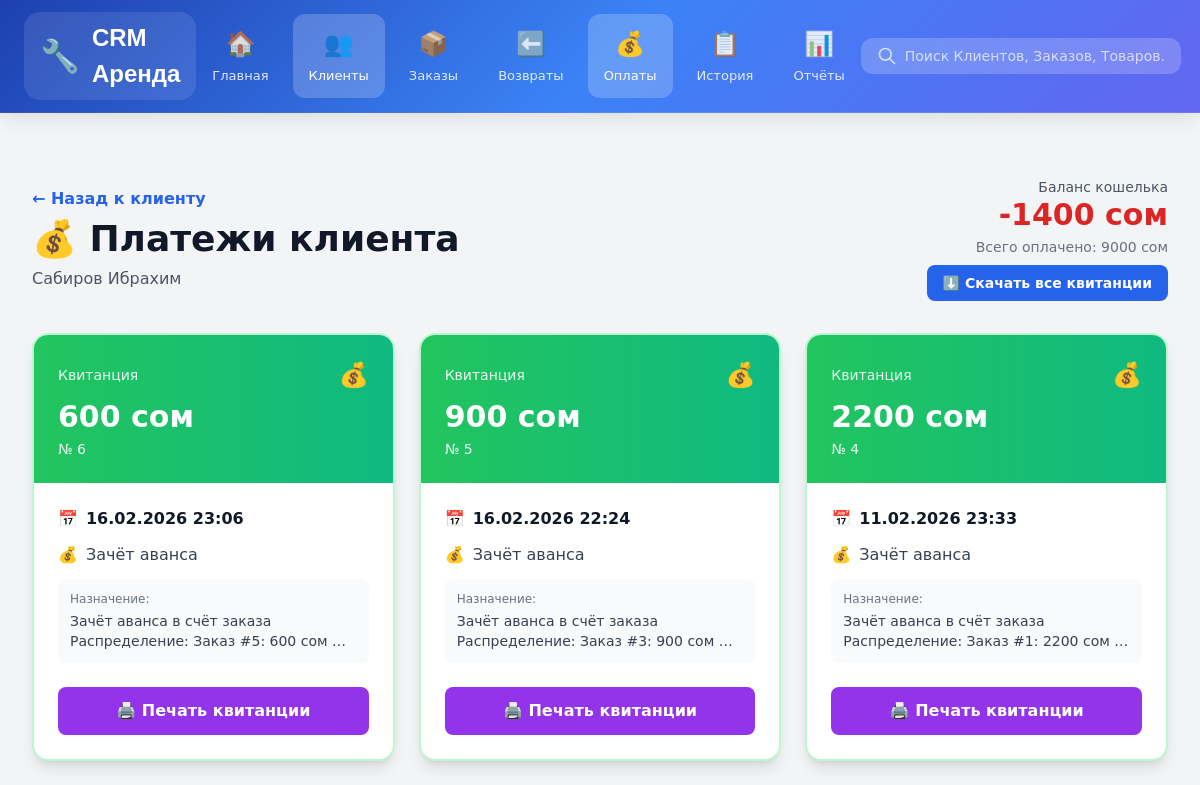
The page /clients/2/payments/ (signed in, upper part) on the database as committed earlier.
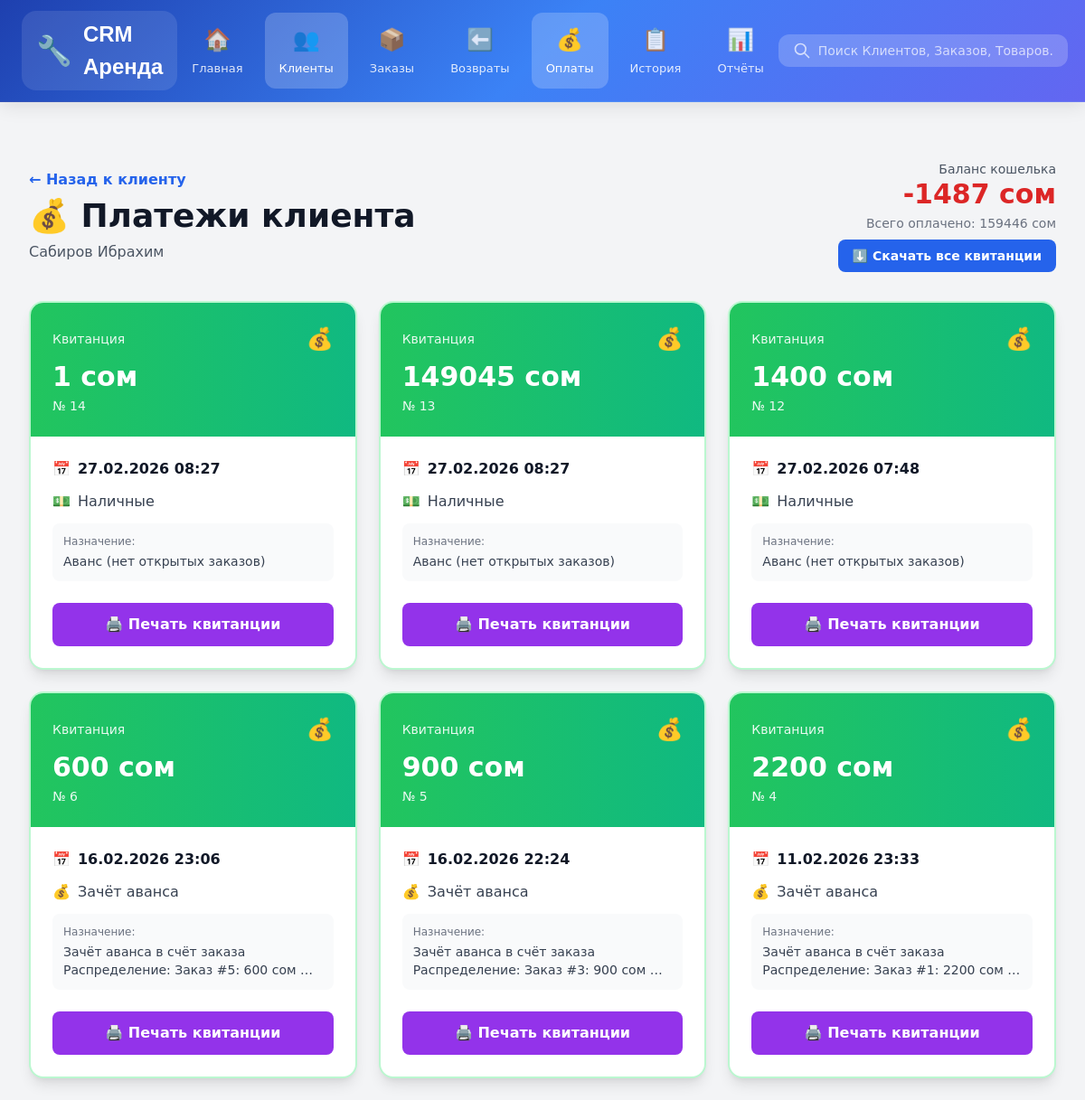
The same page on the database as committed later.
### apps/rental/models.py (models this page shows, shortened)
class Payment(models.Model):
    PAYMENT_METHOD_CHOICES = [
        ('cash', 'Наличные'),
        ('card', 'Карта'),
        ('transfer', 'Перевод'),
        ('credit', 'Зачёт аванса'),
    ]
    client = models.ForeignKey(Client, on_delete=models.CASCADE, related_name='payments', verbose_name='Клиент')
    amount = models.DecimalField('Сумма', max_digits=10, decimal_places=2)
    payment_date = models.DateTimeField('Дата оплаты', default=timezone.now)
    payment_method = models.CharField('Способ оплаты', max_length=20, choices=PAYMENT_METHOD_CHOICES, default='cash')
    notes = models.TextField('Примечания', blank=True)
    created_at = models.DateTimeField('Создано', auto_now_add=True)
    class Meta:
        verbose_name = 'Оплата'
        verbose_name_plural = 'Оплаты'
        ordering = ['-payment_date']

### apps/main/views.py (the view, shortened to what this page needs)
# urls.py: path('clients/<int:client_id>/payments/', views.client_payments, name='client_payments'),
@login_required
def client_payments(request, client_id):
    client = get_object_or_404(Client, id=client_id)
    order_id = request.GET.get('order')
    payments_query = client.payments.all()
    payments = payments_query.order_by('-payment_date')
    context = {
        'client': client,
        'payments': payments,
        'total_paid': client.get_total_paid(),
        'wallet_balance': client.get_wallet_balance(),
        'order_id': order_id,
    }
    return render(request, 'payments/client_payments.html', context)

### apps/clients/models.py (called while the page is built)
    def get_full_name(self):
        return f"{self.last_name} {self.first_name} {self.middle_name}".strip()

    def get_total_paid(self):
        total = self.payments.aggregate(total=Sum('amount'))['total']
        return float(total or 0)

    def get_total_debt(self):
        total = 0
        for order in self.rental_orders.all():
            total += float(order.get_current_total())
        return total

    def get_wallet_balance(self):
        return self.get_total_paid() - self.get_total_debt()

### apps/company/models.py (called while the page is built)
    @classmethod
    def get_company(cls):
        company, created = cls.objects.get_or_create(
            pk=1,
            defaults={
                'company_name': 'Моя компания',
                'currency': 'сом',
            }
        )
        return company

### apps/main/context_processors.py (called while the page is built)
def company_context(request):
    from apps.company.models import CompanyProfile
    company = CompanyProfile.get_company()
    return {
        'company': company,
    }

### apps/rental/models.py (called while the page is built)
    def get_current_total(self):
        total = Decimal('0')
        for item in self.items.all():
            total += item.get_actual_cost()
        return total

### templates/payments/client_payments.html (shortened to what the changed rows need)
{% extends 'base.html' %}
{% block content %}
<div class="max-w-7xl mx-auto py-8 px-4">
    <div class="mb-8 flex items-center justify-between">
        <div>
            <h1 class="text-4xl font-bold text-gray-900">
                💰
                {% if order_id %}
                    Квитанции по заказу #{{ order_id }}
                {% else %}
                    Платежи клиента
                {% endif %}
            </h1>
        </div>
        <div class="text-right space-y-2">
            <div>
                <div class="text-sm text-gray-600">Баланс кошелька</div>
                <div class="text-3xl font-bold {% if wallet_balance >= 0 %}text-green-600{% else %}text-red-600{% endif %}">
                    {{ wallet_balance|floatformat:0 }} сом
                </div>
                <div class="text-sm text-gray-500 mt-1">
                    Всего оплачено: {{ total_paid|floatformat:0 }} сом
                </div>
            </div>
        </div>
    </div>
    {% if payments %}
    <div class="grid grid-cols-1 md:grid-cols-2 lg:grid-cols-3 gap-6">
        {% for payment in payments %}
        <div class="bg-white rounded-2xl shadow-lg border-2 border-green-200 overflow-hidden hover:border-green-400 transition">
            <div class="bg-gradient-to-r from-green-500 to-emerald-500 p-6 text-white">
                <div class="flex items-center justify-between mb-2">
                    <span class="text-sm opacity-90">Квитанция</span>
                    <span class="text-2xl">💰</span>
                </div>
                <div class="text-3xl font-bold">
                    {{ payment.amount|floatformat:0 }} сом
                </div>
                <div class="text-sm opacity-90 mt-1">
                    № {{ payment.id }}
                </div>
            </div>
            <div class="p-6">
                <div class="space-y-3">
                    <div class="flex items-center gap-2">
                        <span class="text-gray-500">📅</span>
                        <span class="text-gray-900 font-semibold">
                            {{ payment.payment_date|date:"d.m.Y H:i" }}
                        </span>
                    </div>
                    <div class="flex items-center gap-2">
                        <span class="text-gray-500">
                            {% if payment.payment_method == 'cash' %}💵
                            {% elif payment.payment_method == 'card' %}💳
                            {% elif payment.payment_method == 'transfer' %}🏦
                            {% else %}💰{% endif %}
                        </span>
                        <span class="text-gray-700">
                            {{ payment.get_payment_method_display }}
                        </span>
                    </div>
                    {% if payment.notes %}
                    <div class="mt-3 p-3 bg-gray-50 rounded-lg">
                        <div class="text-xs text-gray-500 mb-1">Назначение:</div>
                        <div class="text-sm text-gray-700">
                            {{ payment.notes|truncatewords:10 }}
                        </div>
                    </div>
                    {% endif %}
                </div>
                <div class="mt-6">
                    <a href="{% url 'main:print_receipt' payment.id %}"
                       target="_blank"
                       class="block w-full py-3 bg-purple-600 text-white rounded-lg hover:bg-purple-700 font-semibold text-center">
                        🖨️ Печать квитанции
                    </a>
                </div>
            </div>
        </div>
        {% endfor %}
    </div>
    {% endif %}
</div>
{% endblock %}

Rows that differ between the two databases and show on the page:
added Payment: amount "1", id "14", payment_date "27.02.2026 08:27", payment_method "Наличные", notes "Аванс (нет открытых заказов)"
added Payment: amount "149045", id "13", payment_date "27.02.2026 08:27", payment_method "Наличные", notes "Аванс (нет открытых заказов)"
added Payment: amount "1400", id "12", payment_date "27.02.2026 07:48", payment_method "Наличные", notes "Аванс (нет открытых заказов)"
Other text that changed with them:
{{ wallet_balance|floatformat:0 }}: "-1400" → "-1487"
{{ total_paid|floatformat:0 }}: "9000" → "159446"
